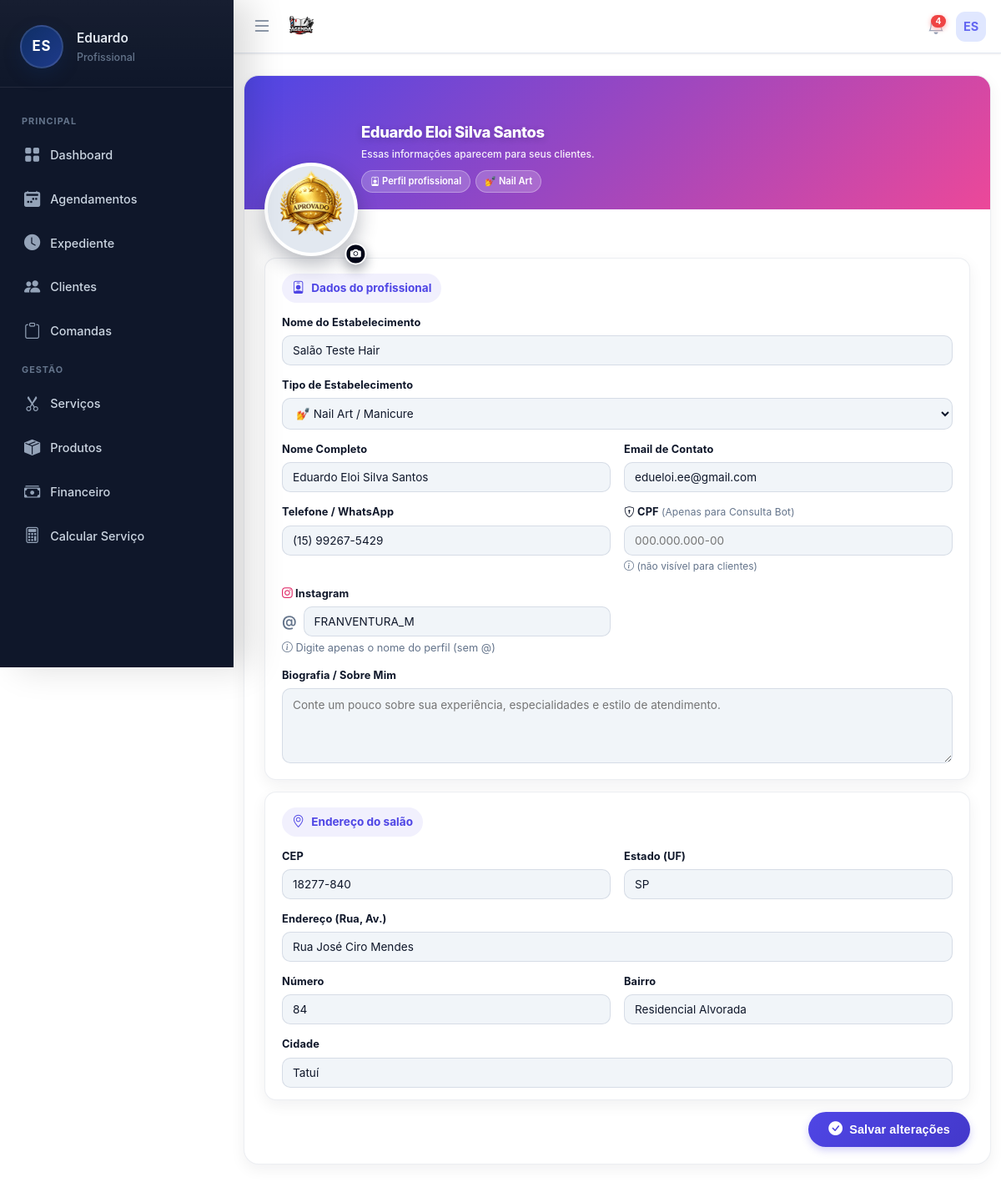
The app's page /pages/perfil/perfil.php (signed in) with its own data.
### tables this page shows
CREATE TABLE usuarios (
        id INTEGER PRIMARY KEY AUTOINCREMENT,
        nome TEXT, email TEXT, telefone TEXT, foto TEXT, biografia TEXT,
        cep TEXT, endereco TEXT, numero TEXT, bairro TEXT, cidade TEXT, estado TEXT,
        criado_em DATETIME DEFAULT CURRENT_TIMESTAMP
    , senha TEXT, estabelecimento TEXT, cor_tema TEXT DEFAULT '#4f46e5', ultimo_login DATETIME, ativo INTEGER DEFAULT 1, data_expiracao DATE, is_vitalicio INTEGER DEFAULT 0, quem_indicou TEXT, valor_mensalidade REAL DEFAULT 19.90, indicado_por TEXT, valor_mensal REAL DEFAULT 19.90, token_recuperacao TEXT, token_validade DATETIME, tipo_estabelecimento TEXT DEFAULT 'Salão de Beleza', instagram TEXT, cpf TEXT, lembrete_email_ativo INTEGER DEFAULT 0, lembrete_email_tempo INTEGER DEFAULT 4, lembrete_email_unidade TEXT DEFAULT 'horas', lembrete_email_cliente INTEGER DEFAULT 1, lembrete_email_confirmar INTEGER DEFAULT 0, lembrete_email_outro TEXT, lembrete_email_copia INTEGER DEFAULT 0, agendamento_min_antecedencia INTEGER DEFAULT 4, agendamento_min_unidade TEXT DEFAULT 'horas', receber_email_diario INTEGER DEFAULT 0, is_teste INTEGER DEFAULT 0, vendedor_id INTEGER);

### pages/perfil/perfil.php (the view, shortened to what the rows shown need)
<?php
include '../../includes/db.php';
$userId = $_SESSION['user_id'];
include '../../includes/header.php';
include '../../includes/menu.php';
$stmt = $pdo->prepare("SELECT * FROM usuarios WHERE id = ?");
$stmt->execute([$userId]);
$user = $stmt->fetch();
$fotoUrl = (!empty($user['foto']) && file_exists('../../' . $user['foto']))
    ? '../../' . $user['foto']
    : 'https://ui-avatars.com/api/?name=' . urlencode($user['nome'] ?? 'Profissional') . '&background=6366f1&color=fff';
?>
<main class="main-content">
    <form id="formPerfil" method="POST" enctype="multipart/form-data">
        <div class="profile-card">
            <div class="profile-header">
                <div class="avatar-wrapper">
                    <img src="<?php echo $fotoUrl; ?>" alt="Avatar" class="avatar-img" id="previewAvatar">
                    <label for="uploadFoto" class="btn-upload-foto" title="Alterar foto">
                        <i class="bi bi-camera-fill"></i>
                    </label>
                </div>
                <div class="profile-header-text">
                    <h1 class="profile-title"><?php echo htmlspecialchars($user['nome'] ?? 'Profissional'); ?></h1>
                    <div class="profile-subtitle">Essas informações aparecem para seus clientes.</div>
                    <div class="profile-meta-badges">
                        <span class="badge-soft"><i class="bi bi-person-badge"></i> Perfil profissional</span>
                        <?php
                        $tipoAtual = $user['tipo_estabelecimento'] ?? 'Salão de Beleza';
                        $iconesTipo = [
                            'Salão de Beleza' => '💇',
                            'Barbearia' => '💈',
                            'Nail Art' => '💅',
                            'Estética' => '✨',
                            'Spa' => '🧖',
                            'Studio' => '🎨'
                        ];
                        $icone = $iconesTipo[$tipoAtual] ?? '💇';
                        ?>
                        <span class="badge-soft"><?php echo $icone; ?> <?php echo htmlspecialchars($tipoAtual); ?></span>
                    </div>
                </div>
            </div>
            <div class="profile-body">
                <div class="form-section">
                    <div class="input-grid">
                        <div class="form-group full-width">
                            <label>Nome do Estabelecimento</label>
                            <input type="text" name="estabelecimento" class="form-control"
                                   value="<?php echo htmlspecialchars($user['estabelecimento'] ?? ''); ?>"
                                   placeholder="Ex: Salão Develoi Hair" required>
                        </div>
                        <div class="form-group full-width">
                            <label>Tipo de Estabelecimento</label>
                            <select name="tipo_estabelecimento" class="form-control" required>
                                <option value="Nail Art" <?php echo ($user['tipo_estabelecimento'] ?? '') === 'Nail Art' ? 'selected' : ''; ?>>💅 Nail Art / Manicure</option>
                            </select>
                        </div>
                        <div class="form-group">
                            <label>Nome Completo</label>
                            <input type="text" name="nome" class="form-control"
                                   value="<?php echo htmlspecialchars($user['nome'] ?? ''); ?>" required>
                        </div>
                        <div class="form-group">
                            <label>Email de Contato</label>
                            <input type="email" name="email" class="form-control"
                                   value="<?php echo htmlspecialchars($user['email'] ?? ''); ?>"
                                   placeholder="Seu melhor e-mail para contato">
                        </div>
                        <div class="form-group">
                            <label>Telefone / WhatsApp</label>
                            <input
                                type="text"
                                name="telefone"
                                id="inputTelefone"
                                class="form-control"
                                value="<?php echo htmlspecialchars($user['telefone'] ?? ''); ?>"
                                placeholder="(00) 00000-0000"
                                maxlength="15"
                                oninput="mascaraTelefone(this)"
                            >
                        </div>
                        <div class="form-group">
                            <label>
                                <i class="bi bi-shield-lock"></i> CPF
                                <small style="color:#64748b; font-size:0.75rem; font-weight:400;">(Apenas para Consulta Bot)</small>
                            </label>
                            <input
                                type="text"
                                name="cpf"
                                id="inputCpf"
                                class="form-control"
                                value="<?php echo htmlspecialchars($user['cpf'] ?? ''); ?>"
                                placeholder="000.000.000-00"
                                maxlength="14"
                                oninput="mascaraCpf(this)"
                            >
                            <small style="color:#64748b; font-size:0.75rem; display:block; margin-top:4px;">
                                <i class="bi bi-info-circle"></i> (não visível para clientes)
                            </small>
                        </div>
                        <div class="form-group">
                            <div style="display:flex; align-items:center; gap:8px;">
                                <span style="color:#64748b; font-weight:600; font-size:1.1rem;">@</span>
                                <input
                                    type="text"
                                    name="instagram"
                                    class="form-control"
                                    value="<?php echo htmlspecialchars(ltrim($user['instagram'] ?? '', '@')); ?>"
                                    placeholder="seuperfil"
                                    style="flex:1;"
                                    oninput="this.value = this.value.replace(/[^a-zA-Z0-9._]/g, '')"
                                >
                            </div>
                        </div>
                    </div>
                </div>
                <div class="form-section">
                    <div class="input-grid">
                        <div class="form-group">
                            <label>CEP</label>
                            <input type="text" name="cep" class="form-control"
                                   value="<?php echo htmlspecialchars($user['cep'] ?? ''); ?>"
                                   onblur="buscarCep(this.value)" placeholder="Somente números">
                        </div>
                        <div class="form-group">
                            <label>Estado (UF)</label>
                            <input type="text" name="estado" id="uf" class="form-control"
                                   value="<?php echo htmlspecialchars($user['estado'] ?? ''); ?>">
                        </div>
                        <div class="form-group full-width">
                            <label>Endereço (Rua, Av.)</label>
                            <input type="text" name="endereco" id="rua" class="form-control"
                                   value="<?php echo htmlspecialchars($user['endereco'] ?? ''); ?>">
                        </div>
                        <div class="form-group">
                            <label>Número</label>
                            <input type="text" name="numero" class="form-control"
                                   value="<?php echo htmlspecialchars($user['numero'] ?? ''); ?>">
                        </div>
                        <div class="form-group">
                            <label>Bairro</label>
                            <input type="text" name="bairro" id="bairro" class="form-control"
                                   value="<?php echo htmlspecialchars($user['bairro'] ?? ''); ?>">
                        </div>
                        <div class="form-group full-width">
                            <label>Cidade</label>
                            <input type="text" name="cidade" id="cidade" class="form-control"
                                   value="<?php echo htmlspecialchars($user['cidade'] ?? ''); ?>">
                        </div>
                    </div>
                </div>
            </div>
        </div>
    </form>
</main>
<?php
include '../../includes/footer.php';
?>

### includes/menu.php (shortened to what the rows shown need)
<?php
$userRole  = 'Profissional';
$iniciais  = 'V';
$firstName = 'Visitante';
if (isset($pdo) && isset($_SESSION['user_id'])) {
    $stmtUser = $pdo->prepare("SELECT nome, email, estabelecimento FROM usuarios WHERE id = ? LIMIT 1");
    $stmtUser->execute([$_SESSION['user_id']]);
    $dadoUsuario = $stmtUser->fetch(PDO::FETCH_ASSOC);
    if ($dadoUsuario && !empty($dadoUsuario['nome'])) {
        $userName = $dadoUsuario['nome'];
        $partesNome = explode(' ', trim($userName));
        $firstName  = $partesNome[0];
        $primeiraLetra = mb_substr($partesNome[0], 0, 1);
        $ultimaLetra   = '';
        if (count($partesNome) > 1) {
            $ultimoNome  = end($partesNome);
            $ultimaLetra = mb_substr($ultimoNome, 0, 1);
        }
        $iniciais = strtoupper($primeiraLetra . $ultimaLetra);
    }
}
?>
<link rel="stylesheet" href="https://cdn.jsdelivr.net/npm/bootstrap-icons@1.11.3/font/bootstrap-icons.min.css">
<nav class="app-navbar">
    <div style="display:flex; align-items:center; gap:10px;">
        <div style="position:relative;">
            <div class="navbar-avatar" id="userAvatarBtn">
                <?php echo $iniciais; ?>
            </div>
        </div>
    </div>
</nav>
<aside class="app-sidebar" id="sidebar">
    <div class="sidebar-header">
        <div class="avatar-circle">
            <?php echo $iniciais; ?>
        </div>
        <div class="user-info">
            <h4><?php echo htmlspecialchars($firstName); ?></h4>
            <span><?php echo htmlspecialchars($userRole); ?></span>
        </div>
    </div>
</aside>

### records on screen
usuarios: nome "ES", nome "Eduardo", foto (picture), nome "Eduardo Eloi Silva Santos", tipo_estabelecimento "💅", tipo_estabelecimento "Nail Art", estabelecimento "Salão Teste Hair", tipo_estabelecimento "💅 Nail Art / Manicure", email "edueloi.ee@gmail.com", telefone "(15) 99267-5429", instagram "FRANVENTURA_M", cep "18277-840", estado "SP", endereco "Rua José Ciro Mendes", numero "84", bairro "Residencial Alvorada", cidade "Tatuí"

### other values on screen
$notificacoesNaoLidas "4"
$userRole "Profissional"
